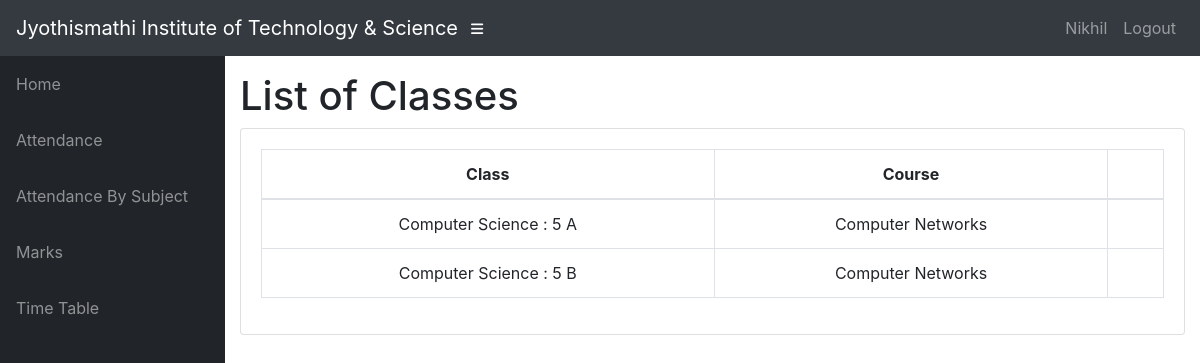
Before: /teacher/CS04/7/Classes/ (signed in) with the older database file.
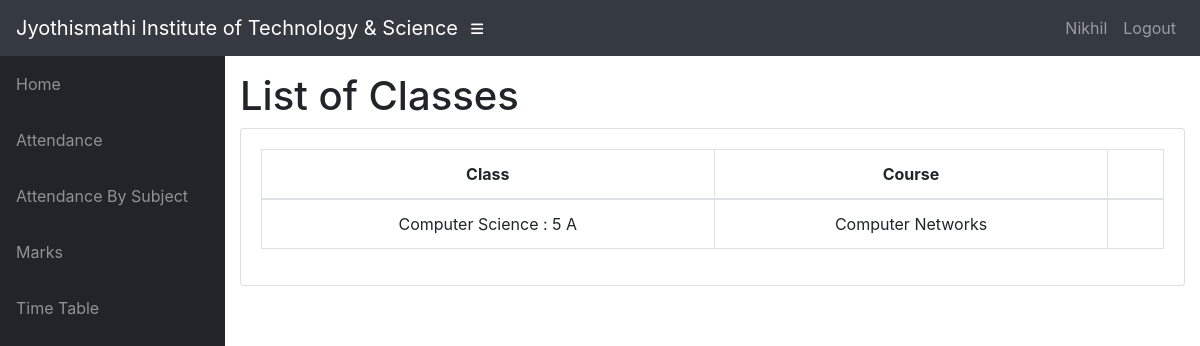
After: the same page with the newer database file.
### info/models.py (models this page shows, shortened)
class Assign(models.Model):
    class_id = models.ForeignKey(Class, on_delete=models.CASCADE)
    course = models.ForeignKey(Course, on_delete=models.CASCADE)
    teacher = models.ForeignKey(Teacher, on_delete=models.CASCADE)
    class Meta:
        unique_together = (('course', 'class_id', 'teacher'),)

class Class(models.Model):
    id = models.CharField(primary_key='True', max_length=100)
    dept = models.ForeignKey(Dept, on_delete=models.CASCADE)
    section = models.CharField(max_length=100)
    sem = models.IntegerField()
    class Meta:
        verbose_name_plural = 'classes'
    def __str__(self):
        d = Dept.objects.get(name=self.dept)
        return '%s : %d %s' % (d.name, self.sem, self.section)

class Dept(models.Model):
    id = models.CharField(primary_key='True', max_length=100)
    name = models.CharField(max_length=200)
    def __str__(self):
        return self.name

class Course(models.Model):
    dept = models.ForeignKey(Dept, on_delete=models.CASCADE)
    id = models.CharField(primary_key='True', max_length=50)
    name = models.CharField(max_length=50)
    shortname = models.CharField(max_length=50, default='X')
    def __str__(self):
        return self.name

### info/views.py (the view)
# urls.py: path('teacher/<slug:teacher_id>/<int:choice>/Classes/', views.t_clas, name='t_clas'),
@login_required
def t_clas(request, teacher_id, choice):
    teacher1 = get_object_or_404(Teacher, id=teacher_id)
    return render(request, 'info/t_clas.html', {'teacher1': teacher1, 'choice': choice})

### info/models.py (called while the page is built)
    @property
    def is_student(self):
        if hasattr(self, 'student'):
            return True
        return False

### info/templates/info/t_clas.html (shortened to what this page needs)
{% extends 'info/base.html' %}
{% block content %}
    <h1>List of Classes</h1>
    <div class="card mb-3">
            <div class="card-body">
              <div class="table-responsive">
                <table class="table table-bordered text-center" id="dataTable" width="100%" cellspacing="0">
                  <thead>
                    <tr>
                        <th>Class</th>
                        <th>Course</th>
                        <th></th>
                    </tr>
                  </thead>
                  <tbody>
                    {% for ass in teacher1.assign_set.all %}
                    <tr>
                        <td>{{ ass.class_id }}</td>
                        <td>{{ ass.course }}</td>
                        <td>
                        </td>
                    </tr>
                    {% empty %}
                            <p>teacher has no courses</p>
                    {% endfor %}
                  </tbody>
                </table>
              </div>
    </div>
{% endblock %}

Changed rows visible on the page:
no longer on this page (row edited): Assign: class_id "Computer Science : 5 B", course "Computer Networks"
